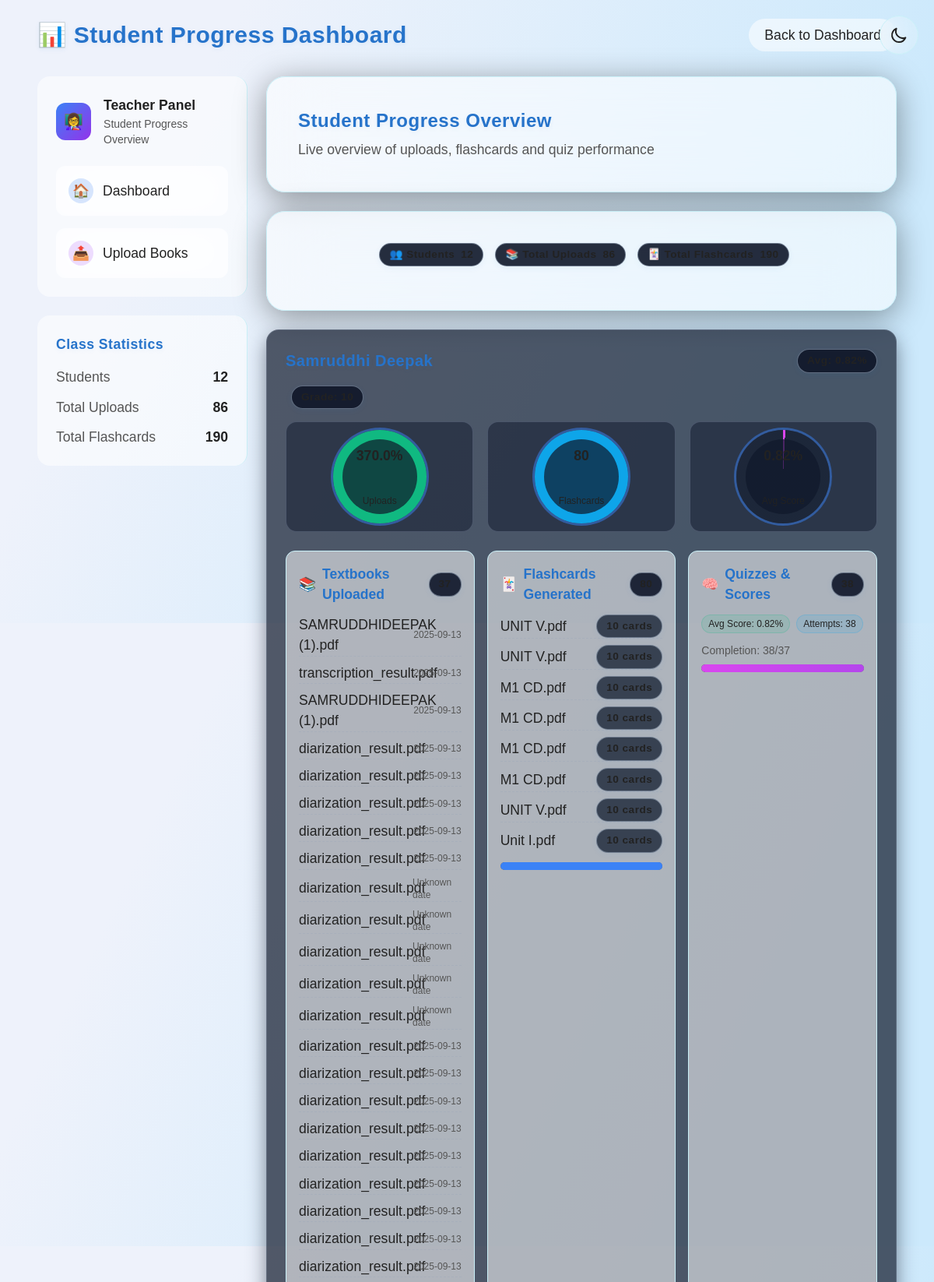
The app's page /student_progress (signed in, upper part) with its own data.
### tables this page shows
CREATE TABLE uploads (
        id INTEGER PRIMARY KEY AUTOINCREMENT,
        student_id INTEGER,
        filename TEXT,
        uploaded_at TEXT,
        FOREIGN KEY(student_id) REFERENCES students(id)
    );

CREATE TABLE flashcards (
        id INTEGER PRIMARY KEY AUTOINCREMENT,
        student_id INTEGER,
        filename TEXT,
        num_flashcards INTEGER,
        created_at TEXT, data TEXT,
        FOREIGN KEY(student_id) REFERENCES students(id)
    );

### app.py (the view)
@app.route("/student_progress")
@login_required(role="teacher")
def student_progress():
    conn = get_db()
    cur = conn.cursor()
    filter_id = request.args.get("student_id")
    if filter_id:
        cur.execute("SELECT * FROM students WHERE id = ?", (filter_id,))
    else:
        cur.execute("SELECT * FROM students")
    students = cur.fetchall()
    progress_data = []
    for student in students:
        student_id = student["id"]
        cur.execute("SELECT * FROM uploads WHERE student_id = ?", (student_id,))
        uploads = cur.fetchall()
        total_uploads = len(uploads)
        cur.execute("SELECT * FROM flashcards WHERE student_id = ?", (student_id,))
        flashcards = cur.fetchall()
        total_flashcards = sum(f['num_flashcards'] for f in flashcards)
        cur.execute("SELECT * FROM quiz_attempts WHERE student_id = ?", (student_id,))
        quizzes = cur.fetchall()
        total_quizzes = len(quizzes)
        avg_score = round(sum(q['score'] for q in quizzes) / total_quizzes, 2) if total_quizzes else 0
        completion_rate = f"{total_quizzes}/{total_uploads}" if total_uploads else "0/0"
        num_audiobooks = len([u for u in uploads if u['filename'].endswith('.mp3')])
        progress_data.append({
            "student": student,
            "uploads": uploads,
            "total_uploads": total_uploads,
            "flashcards": flashcards,
            "total_flashcards": total_flashcards,
            "quizzes": quizzes,
            "total_quizzes": total_quizzes,
            "avg_score": avg_score,
            "completion_rate": completion_rate,
            "num_audiobooks": num_audiobooks
        })
    conn.close()
    return render_template("student_progress.html", progress_data=progress_data, filter_id=filter_id)

### templates/student_progress.html (shortened to what this page needs)
{% extends "base.html" %}
{% block body_class %}relative min-h-screen bg-[radial-gradient(ellipse_at_center,_var(--tw-gradient-stops))] from-gray-950 via-[#0a0d21] to-[#020410] text-white{% endblock %}
{% block content %}
    <div class="fixed-background">
    </div>
    <div class="max-w-6xl mx-auto p-4 md:p-6 relative z-10">
        <div class="flex justify-between items-center mb-8 fade-up">
            <h1 class="text-2xl md:text-3xl font-bold">📊 Student Progress Dashboard</h1>
            <a href="{{ url_for('teacher_dashboard') }}" class="bg-white/10 hover:bg-white/20 rounded-full px-5 py-2 transition-all">
                Back to Dashboard
            </a>
        </div>
        <div class="flex flex-col lg:flex-row gap-6">
            <div class="w-full lg:w-1/4 fade-up">
                <div class="bg-white/5 backdrop-blur-xl border-r border-white/10 rounded-2xl p-6 mb-6">
                    <div class="flex items-center gap-4 mb-6">
                        <div class="w-12 h-12 rounded-xl bg-gradient-to-br from-blue-500 to-purple-600 flex items-center justify-center">
                            <span class="text-xl">👩‍🏫</span>
                        </div>
                        <div>
                            <div class="font-bold">Teacher Panel</div>
                            <div class="text-gray-400 text-sm">Student Progress Overview</div>
                        </div>
                    </div>
                    <div class="space-y-4">
                        <a href="{{ url_for('teacher_dashboard') }}" class="block bg-white/10 backdrop-blur-xl rounded-xl p-4 hover:bg-white/20 transition-all duration-300 hover:scale-[1.02]">
                            <div class="flex items-center gap-3">
                                <div class="w-8 h-8 rounded-full bg-blue-500/20 flex items-center justify-center">
                                    <span>🏠</span>
                                </div>
                                <span>Dashboard</span>
                            </div>
                        </a>
                        <a href="{{ url_for('upload_books') }}" class="block bg-white/10 backdrop-blur-xl rounded-xl p-4 hover:bg-white/20 transition-all duration-300 hover:scale-[1.02]">
                            <div class="flex items-center gap-3">
                                <div class="w-8 h-8 rounded-full bg-purple-500/20 flex items-center justify-center">
                                    <span>📤</span>
                                </div>
                                <span>Upload Books</span>
                            </div>
                        </a>
                    </div>
                </div>
                <div class="bg-white/5 backdrop-blur-xl border-r border-white/10 rounded-2xl p-6">
                    <h3 class="font-bold mb-4">Class Statistics</h3>
                    <div class="space-y-3">
                        <div class="flex justify-between">
                            <span class="text-gray-300">Students</span>
                            <span class="font-bold">{{ progress_data|length }}</span>
                        </div>
                        <div class="flex justify-between">
                            <span class="text-gray-300">Total Uploads</span>
                            <span class="font-bold">{{ progress_data|sum(attribute='total_uploads') }}</span>
                        </div>
                        <div class="flex justify-between">
                            <span class="text-gray-300">Total Flashcards</span>
                            <span class="font-bold">{{ progress_data|sum(attribute='total_flashcards') }}</span>
                        </div>
                    </div>
                </div>
            </div>
            <div class="w-full lg:w-3/4">
                <div class="bg-white/10 backdrop-blur-2xl border border-white/10 shadow-[0_8px_40px_rgba(0,0,0,0.4)] rounded-3xl p-8 md:p-10 mb-6 fade-up-delay-1">
                    <h2 class="text-xl md:text-2xl font-bold mb-2">Student Progress Overview</h2>
                    <p class="text-gray-300">Live overview of uploads, flashcards and quiz performance</p>
                </div>
                <div class="bg-white/10 backdrop-blur-2xl border border-white/10 shadow-[0_8px_40px_rgba(0,0,0,0.4)] rounded-3xl p-8 md:p-10 mb-6 fade-up-delay-1">
                    <div class="flex flex-wrap gap-2 justify-center mb-4">
                        <div class="badge"><span>👥 Students</span><span class="ml-2 font-bold">{{ progress_data|length }}</span></div>
                        <div class="badge"><span>📚 Total Uploads</span><span class="ml-2 font-bold">{{ progress_data|sum(attribute='total_uploads') }}</span></div>
                        <div class="badge"><span>🃏 Total Flashcards</span><span class="ml-2 font-bold">{{ progress_data|sum(attribute='total_flashcards') }}</span></div>
                    </div>
                </div>
                <div class="space-y-6">
                    {% for p in progress_data %}
                    <div class="card rounded-2xl fade-up">
                        <div class="p-6">
                            <div class="flex justify-between items-center mb-4">
                                <h3 class="text-xl font-bold">{{ p.student.name }}</h3>
                                <div class="badge">Avg: {{ p.avg_score }}%</div>
                            </div>
                            <div class="flex items-center gap-2 mb-4">
                                <span class="badge">Grade: {{ p.student.grade or '-' }}</span>
                            </div>
                            <div class="ring-grid mb-6">
                                <div class="ring-card">
                                    <div class="ring" style="--p: {{ (p.total_uploads/10*100)|round(1) }}; --ring-color: #10b981;">
                                        <div class="label">{{ (p.total_uploads/10*100)|round(0) }}%</div>
                                        <div class="sub">Uploads</div>
                                    </div>
                                </div>
                                <div class="ring-card">
                                    <div class="ring" style="--p: {{ (p.total_flashcards/20*100)|round(1) }}; --ring-color: #0ea5e9;">
                                        <div class="label">{{ p.total_flashcards }}</div>
                                        <div class="sub">Flashcards</div>
                                    </div>
                                </div>
                                <div class="ring-card">
                                    <div class="ring" style="--p: {{ (p.avg_score)|round(1) }}; --ring-color: #d946ef;">
                                        <div class="label">{{ p.avg_score }}%</div>
                                        <div class="sub">Avg Score</div>
                                    </div>
                                </div>
                            </div>
                            <div class="grid grid-cols-1 md:grid-cols-3 gap-4">
                                <div class="bg-white/5 border border-white/10 rounded-xl p-4">
                                    <h4 class="section-title mb-3 flex items-center gap-2">
                                        <span>📚</span> Textbooks Uploaded
                                        <span class="badge">{{ p.total_uploads }}</span>
                                    </h4>
                                    <ul class="space-y-2 mb-3">
                                        {% for u in p.uploads %}
                                        <li class="list-group-item flex justify-between items-center">
                                            <span class="text-truncate" style="max-width:70%">{{ u.filename }}</span>
                                            <small class="text-gray-400 text-xs">
                                                {% if u.uploaded_at %}
                                                    {{ u.uploaded_at.split('T')[0] if 'T' in u.uploaded_at else u.uploaded_at[:10] }}
                                                {% else %}
                                                    Unknown date
                                                {% endif %}
                                            </small>
                                        </li>
                                        {% endfor %}
                                    </ul>
                                </div>
                                <div class="bg-white/5 border border-white/10 rounded-xl p-4">
                                    <h4 class="section-title mb-3 flex items-center gap-2">
                                        <span>🃏</span> Flashcards Generated
                                        <span class="badge">{{ p.total_flashcards }}</span>
                                    </h4>
                                    <ul class="space-y-2 mb-3">
                                        {% for f in p.flashcards %}
                                        <li class="list-group-item flex justify-between items-center">
                                            <span class="text-truncate" style="max-width:70%">{{ f.filename }}</span>
                                            <span class="badge bg-gray-700">{{ f.num_flashcards }} cards</span>
                                        </li>
                                        {% endfor %}
                                    </ul>
                                    <div class="progress" title="Flashcards">
                                        <div class="progress-bar bg-blue-500 width-style" role="progressbar" style="--width-value: {{ (p.total_flashcards/20)*100 }}%" aria-valuenow="{{ p.total_flashcards }}" aria-valuemin="0" aria-valuemax="20"></div>
                                    </div>
                                </div>
                                <div class="bg-white/5 border border-white/10 rounded-xl p-4">
                                    <h4 class="section-title mb-3 flex items-center gap-2">
                                        <span>🧠</span> Quizzes & Scores
                                        <span class="badge">{{ p.total_quizzes }}</span>
                                    </h4>
                                    <div class="flex items-center gap-2 mb-3">
                                        <span class="badge-soft">Avg Score: {{ p.avg_score }}%</span>
                                        <span class="badge-soft-info">Attempts: {{ p.total_quizzes }}</span>
                                    </div>
                                    <div class="text-gray-400 text-sm mb-2">Completion: {{ p.completion_rate }}</div>
                                    <div class="progress" title="Quizzes">
                                        <div class="progress-bar width-style" style="background: linear-gradient(90deg, #d946ef, #4f46e5); --width-value: {{ (p.total_quizzes/10)*100 }}%"></div>
                                    </div>
                                </div>
                            </div>
                        </div>
                    </div>
                    {% endfor %}
                </div>
            </div>
        </div>
    </div>
{% endblock %}

### templates/base.html (shortened to what this page needs)
<!DOCTYPE html>
<html lang="en">
<head>
  <script src="https://cdn.tailwindcss.com"></script>
  <link rel="stylesheet" href="{{ url_for('static', filename='styles.css') }}">
  <link rel="stylesheet" href="{{ url_for('static', filename='grade1-enhancements.css') }}">
</head>
<body class="{% block body_class %}relative min-h-screen bg-[#020410] text-white{% endblock %}">
  <button id="theme-toggle" class="theme-toggle">
  </button>
  {% block content %}{% endblock %}
</body>
</html>

### records on screen
uploads: filename "SAMRUDDHIDEEPAK (1).pdf", uploaded_at "2025-09-13"
uploads: filename "transcription_result.pdf", uploaded_at "2025-09-13"
uploads: filename "SAMRUDDHIDEEPAK (1).pdf", uploaded_at "2025-09-13"
uploads: filename "diarization_result.pdf", uploaded_at "2025-09-13"
uploads: filename "diarization_result.pdf", uploaded_at "2025-09-13"
uploads: filename "diarization_result.pdf", uploaded_at "2025-09-13"
uploads: filename "diarization_result.pdf", uploaded_at "2025-09-13"
uploads: filename "diarization_result.pdf", uploaded_at "2025-09-13"
uploads: filename "diarization_result.pdf", shows "Unknown date"
uploads: filename "diarization_result.pdf", shows "Unknown date"
uploads: filename "diarization_result.pdf", shows "Unknown date"
uploads: filename "diarization_result.pdf", shows "Unknown date"
uploads: filename "diarization_result.pdf", shows "Unknown date"
uploads: filename "diarization_result.pdf", uploaded_at "2025-09-13"
uploads: filename "diarization_result.pdf", uploaded_at "2025-09-13"
uploads: filename "diarization_result.pdf", uploaded_at "2025-09-13"
uploads: filename "diarization_result.pdf", uploaded_at "2025-09-13"
uploads: filename "diarization_result.pdf", uploaded_at "2025-09-13"
uploads: filename "diarization_result.pdf", uploaded_at "2025-09-13"
uploads: filename "diarization_result.pdf", uploaded_at "2025-09-13"
uploads: filename "diarization_result.pdf", uploaded_at "2025-09-13"
uploads: filename "diarization_result.pdf", uploaded_at "2025-09-13"
flashcards: filename "UNIT V.pdf", num_flashcards "10"
flashcards: filename "UNIT V.pdf", num_flashcards "10"
flashcards: filename "M1 CD.pdf", num_flashcards "10"
flashcards: filename "M1 CD.pdf", num_flashcards "10"
flashcards: filename "M1 CD.pdf", num_flashcards "10"
flashcards: filename "M1 CD.pdf", num_flashcards "10"
flashcards: filename "UNIT V.pdf", num_flashcards "10"
flashcards: filename "Unit I.pdf", num_flashcards "10"

### other values on screen
{{ progress_data|length }} "12"
{{ progress_data|sum(attribute='total_uploads') }} "86"
{{ progress_data|sum(attribute='total_flashcards') }} "190"
{{ (p.total_uploads/10*100)|round(0) }} "370.0"
{{ p.total_flashcards }} "80"
{{ p.avg_score }} "0.82"
{{ p.total_quizzes }} "38"
{{ p.completion_rate }} "38/37"
